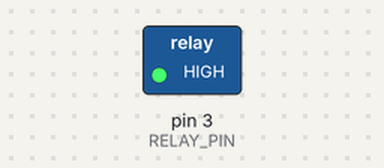
Simulated run of this sketch. Board: Arduino Uno, built with avr-gcc and run on an emulated ATmega328P. Shown: switched loads named in the sketch (green lamp = pin HIGH). What the sketch prints to the serial monitor is not drawn.

Above: at 2.5 s.
At 8.5 s:
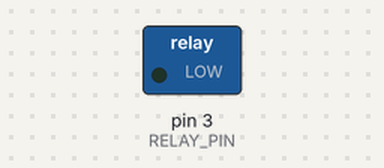
Timing chart, 0 to 15.6 s (numbered marks = the images above):
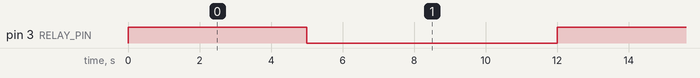

The sketch:

project.ino
```cpp
#include "DHT.h"

#define RELAY_FAN_PIN A5 // Arduino pin connected to relay which connected to fan
#define DHTPIN 12           // Arduino pin connected to relay which connected to DHT sensor
#define DHTTYPE DHT11
const int RELAY_PIN = 3; // the Arduino pin, which connects to the IN pin of relay

const int TEMP_THRESHOLD_UPPER = 25; // upper threshold of temperature, change to your desire value
const int TEMP_THRESHOLD_LOWER = 20;
// the setup function runs once when you press reset or power the board

DHT dht(DHTPIN, DHTTYPE);

float temperature;
void setup() {
  // initialize digital pin as an output.
  Serial.begin(9600);
  pinMode(RELAY_PIN, OUTPUT);
  dht.begin();
}

// the loop function runs over and over again forever
void loop() {
  digitalWrite(RELAY_PIN, HIGH);
  delay(5000);
  digitalWrite(RELAY_PIN, LOW);
  delay(5000);

  delay(2000);
  if (isnan(temperature)) {
    Serial.println("Failed to read from DHT sensor!");
  } else {
    if(temperature > TEMP_THRESHOLD_UPPER){
      Serial.println("The fan is turned on");
      digitalWrite(RELAY_FAN_PIN, HIGH); // turn on
    } else if(temperature < TEMP_THRESHOLD_LOWER){
      Serial.println("The fan is turned off");
      digitalWrite(RELAY_FAN_PIN, LOW); // turn on
    }
  }
}
```

Measured:
- by itself, pin 3 (RELAY_PIN): alternates HIGH for 5.0 s and LOW for 7.0 s
